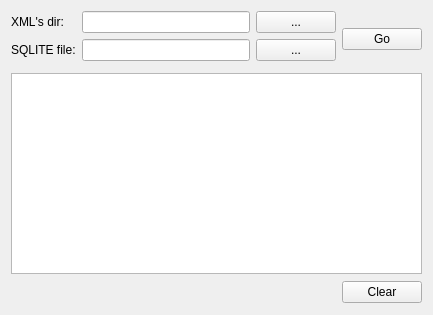
<?xml version="1.0" encoding="UTF-8"?>
<ui version="4.0">
 <class>MainWindow</class>
 <widget class="QMainWindow" name="MainWindow">
  <property name="geometry">
   <rect>
    <x>0</x>
    <y>0</y>
    <width>433</width>
    <height>315</height>
   </rect>
  </property>
  <property name="windowTitle">
   <string>MainWindow</string>
  </property>
  <widget class="QWidget" name="centralWidget">
   <layout class="QGridLayout" name="gridLayout">
    <item row="0" column="0">
     <widget class="QLabel" name="label">
      <property name="text">
       <string>XML's dir:</string>
      </property>
     </widget>
    </item>
    <item row="0" column="1" colspan="4">
     <widget class="QLineEdit" name="lineEditXMLDir"/>
    </item>
    <item row="0" column="6" rowspan="3">
     <widget class="QPushButton" name="pushButtonGo">
      <property name="text">
       <string>Go</string>
      </property>
     </widget>
    </item>
    <item row="1" column="1" colspan="4">
     <widget class="QLineEdit" name="lineEditSQLITE"/>
    </item>
    <item row="3" column="0" colspan="7">
     <widget class="QTextEdit" name="textEdit"/>
    </item>
    <item row="4" column="0" colspan="6">
     <spacer name="horizontalSpacer">
      <property name="orientation">
       <enum>Qt::Horizontal</enum>
      </property>
      <property name="sizeHint" stdset="0">
       <size>
        <width>321</width>
        <height>24</height>
       </size>
      </property>
     </spacer>
    </item>
    <item row="4" column="6">
     <widget class="QPushButton" name="pushButton_4">
      <property name="text">
       <string>Clear</string>
      </property>
     </widget>
    </item>
    <item row="1" column="5">
     <widget class="QPushButton" name="pushButtonBrowseSQLITE">
      <property name="text">
       <string>...</string>
      </property>
     </widget>
    </item>
    <item row="1" column="0">
     <widget class="QLabel" name="label_2">
      <property name="text">
       <string>SQLITE file:</string>
      </property>
     </widget>
    </item>
    <item row="0" column="5">
     <widget class="QPushButton" name="pushButtonBrowseXML">
      <property name="text">
       <string>...</string>
      </property>
     </widget>
    </item>
   </layout>
  </widget>
 </widget>
 <layoutdefault spacing="6" margin="11"/>
 <resources/>
 <connections>
  <connection>
   <sender>pushButton_4</sender>
   <signal>clicked()</signal>
   <receiver>textEdit</receiver>
   <slot>clear()</slot>
   <hints>
    <hint type="sourcelabel">
     <x>348</x>
     <y>271</y>
    </hint>
    <hint type="destinationlabel">
     <x>307</x>
     <y>223</y>
    </hint>
   </hints>
  </connection>
 </connections>
</ui>
